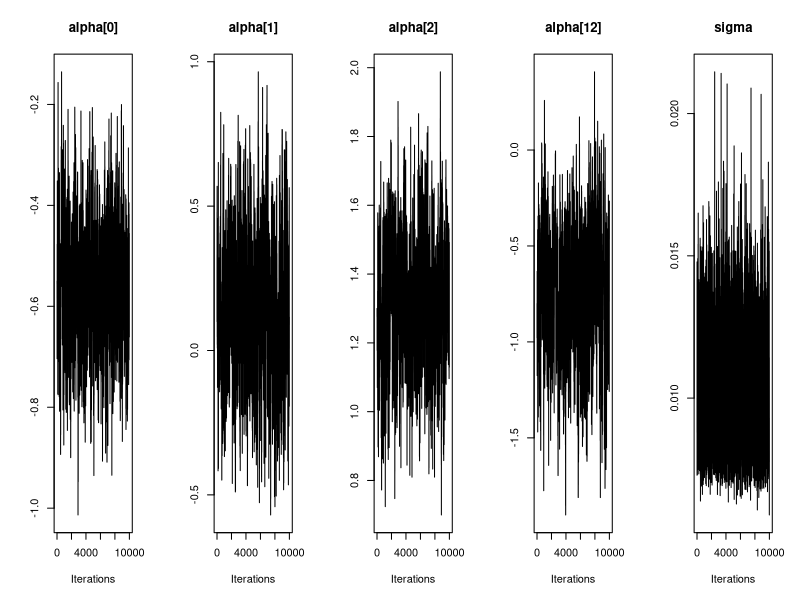
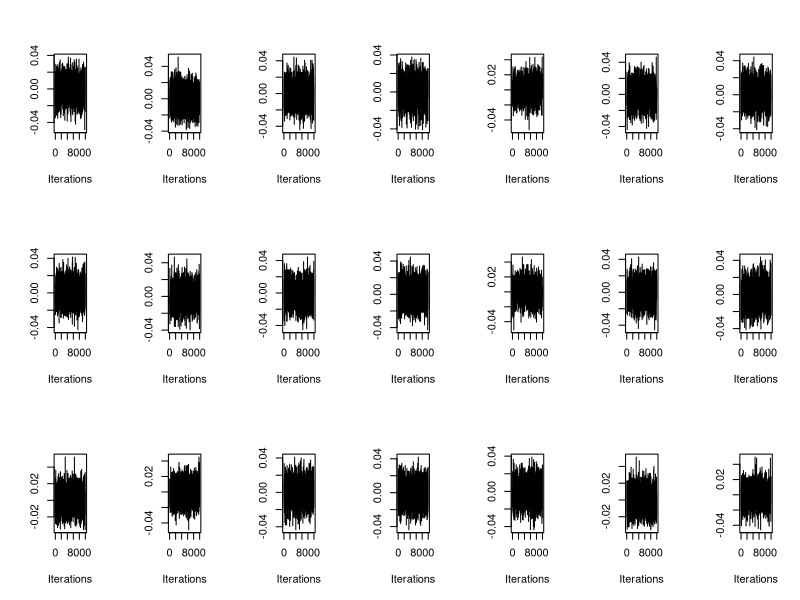
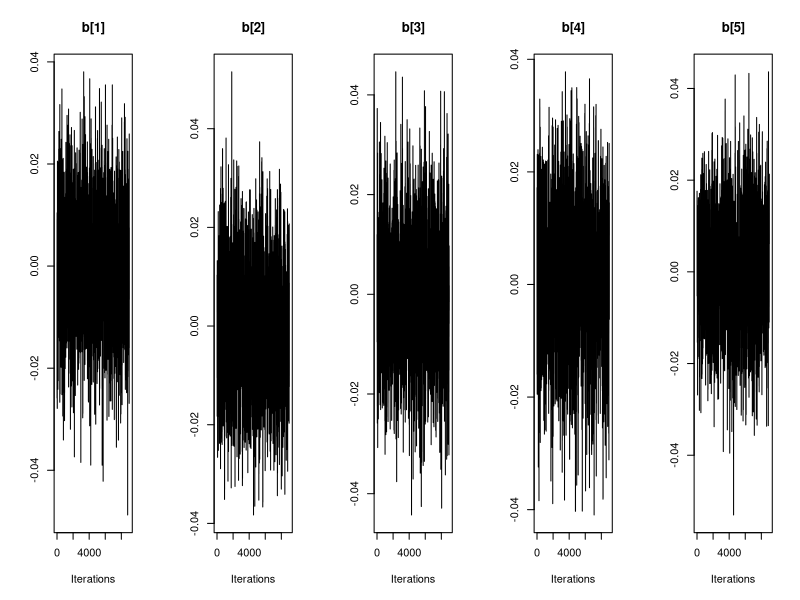
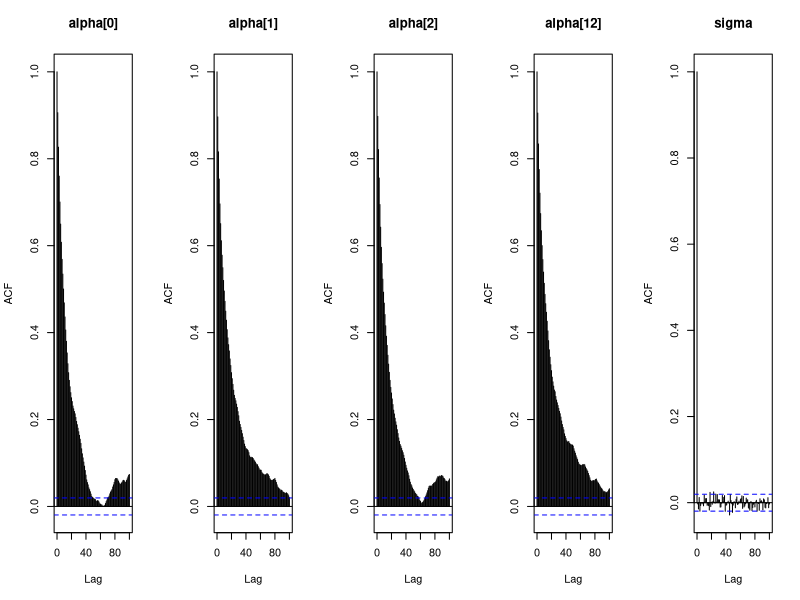
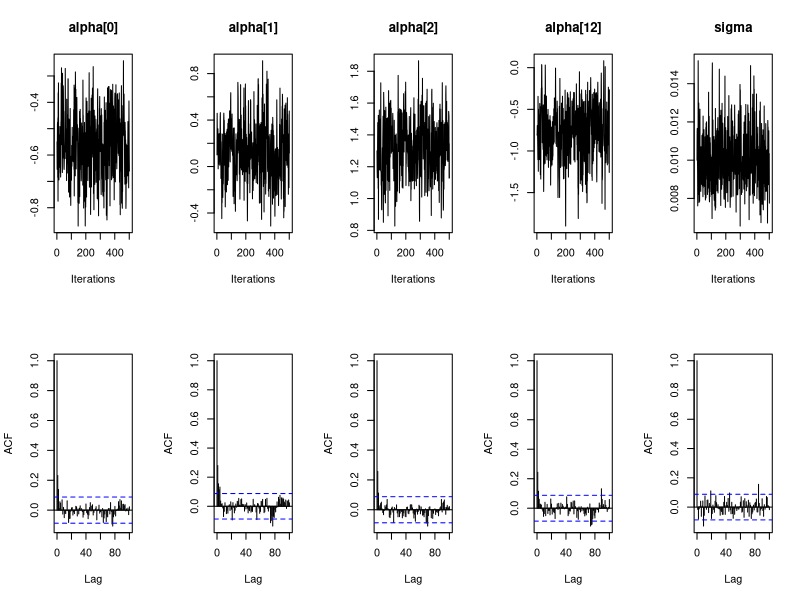
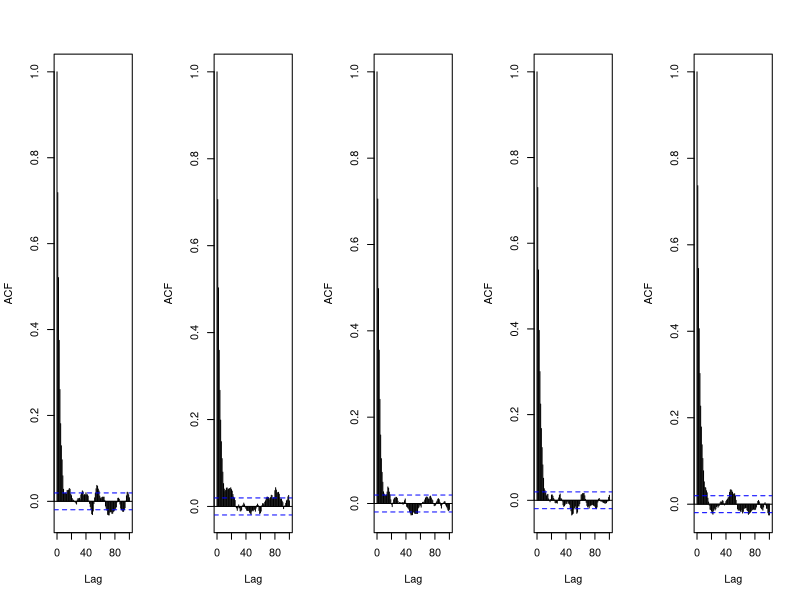
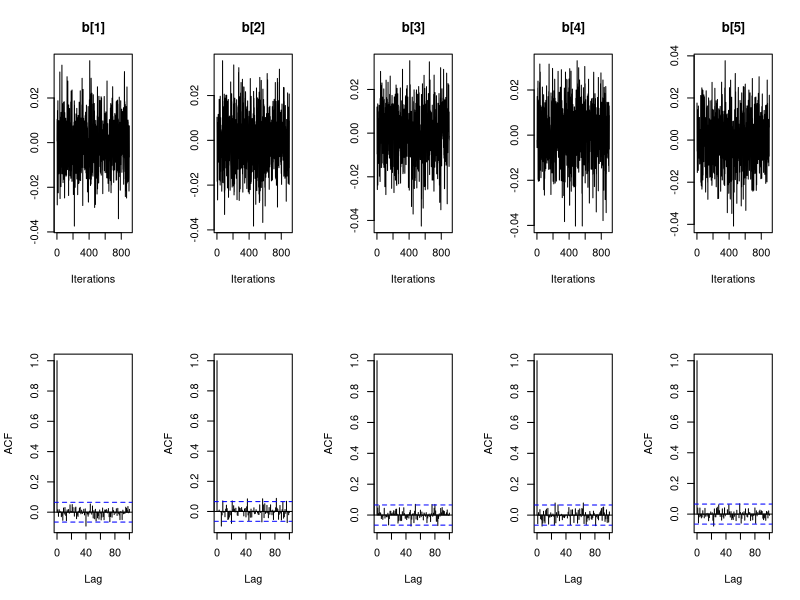

R code for these plots, in order:
Seeds = function(niter=10^4, init=c(-0.55,0.1,1.3,-0.8,10000), prop.sd=c(0.4,0.5,0.5,0.7), prop.sd_b=rep(0.05,21)){   #ajuster prop.sd pour approcher 25% de acc.rates
  
  I = 21
  r = c(10, 23, 23, 26, 17, 5, 53, 55, 32, 46, 10, 8, 10, 8, 23, 0, 3, 22, 15, 32, 3)
  n = c(39, 62, 81, 51, 39, 6, 74, 72, 51, 79, 13, 16, 30, 28, 45, 4, 12, 41, 30, 51, 7)
  x1 = c(0, 0, 0, 0, 0, 0, 0, 0, 0, 0, 0, 1, 1, 1, 1, 1, 1, 1, 1, 1, 1)
  x2 = c(0, 0, 0, 0, 0, 1, 1, 1, 1, 1, 1, 0, 0, 0, 0, 0, 1, 1, 1, 1, 1)
  sd = 1000
  shape = 10^-3
  rate = 10^-3
  b = c(0, 0, 0, 0, 0, 0, 0, 0, 0, 0, 0, 0, 0, 0, 0, 0, 0, 0, 0, 0, 0)  #à updater
  
  chain=matrix(NA, niter+1, 26)
  chain[1,1:5] = init
  chain[1,6:26] = b
  
  acc.rates = rep(0, 25)
  
  for (iter in 1:niter){
    current = chain[iter,]
    
    logit_bottom = current[1]+current[2]*x1+current[3]*x2+current[4]*x1*x2+current[6:26]
    
    #Mise à jour de alpha_0
    prop = rnorm(1, current[1], prop.sd[1])
    
    logit_top = prop+current[2]*x1+current[3]*x2+current[4]*x1*x2+current[6:26]
    top = sum(r*logit_top - n*log(1+exp(logit_top)) 
              - (prop^2+current[2]^2+current[3]^2+current[4]^2)/(2*sd^2))  
    bottom = sum(r*logit_bottom - n*log(1+exp(logit_bottom))
                 - (current[1]^2+current[2]^2+current[3]^2+current[4]^2)/(2*sd^2))
    acc.prob1 = exp(top - bottom)
    
    if (runif(1) < acc.prob1){
      current[1] = prop
      acc.rates[1] = acc.rates[1] + 1
    }
    
    #Mise à jour de alpha_1
    prop = rnorm(1, current[2], prop.sd[2])
    
    logit_top = current[1]+prop*x1+current[3]*x2+current[4]*x1*x2+current[6:26]
    top = sum(r*logit_top - n*log(1+exp(logit_top))
              - (current[1]^2+prop^2+current[3]^2+current[4]^2)/(2*sd^2))  
    bottom = sum(r*logit_bottom - n*log(1+exp(logit_bottom))
                 - (current[1]^2+current[2]^2+current[3]^2+current[4]^2)/(2*sd^2))
    acc.prob2 = exp(top - bottom)
    
    if (runif(1) < acc.prob2){
      current[2] = prop
      acc.rates[2] = acc.rates[2] + 1
    }
    
    #Mise à jour de alpha_2
    prop = rnorm(1, current[3], prop.sd[3])
    
    logit_top = current[1]+current[2]*x1+prop*x2+current[4]*x1*x2+current[6:26]
    top = sum(r*logit_top - n*log(1+exp(logit_top))
              - (current[1]^2+current[2]^2+prop^2+current[4]^2)/(2*sd^2))  
    bottom = sum(r*logit_bottom - n*log(1+exp(logit_bottom))
                 - (current[1]^2+current[2]^2+current[3]^2+current[4]^2)/(2*sd^2))
    acc.prob3 = exp(top - bottom)
    
    if (runif(1) < acc.prob3){
      current[3] = prop
      acc.rates[3] = acc.rates[3] + 1
    }
    
    #Mise à jour de alpha_12
    prop = rnorm(1, current[4], prop.sd[4])
    
    logit_top = current[1]+current[2]*x1+current[3]*x2+prop*x1*x2+current[6:26]
    top = sum(r*logit_top - n*log(1+exp(logit_top))
              - (current[1]^2+current[2]^2+current[3]^2+prop^2)/(2*sd^2))  
    bottom = sum(r*logit_bottom - n*log(1+exp(logit_bottom))
                 - (current[1]^2+current[2]^2+current[3]^2+current[4]^2)/(2*sd^2))
    acc.prob4 = exp(top - bottom)
    
    if (runif(1) < acc.prob4){
      current[4] = prop
      acc.rates[4] = acc.rates[4] + 1
    }
    
    #Mise à jour de tau
    current[5] = rgamma(1, shape=shape+I/2, rate=rate+sum(b^2)/2)
    
    #Mise à jour des b_i
    prop_b = NULL
    vec = current[6:26]
    
    for (i in 1:I){
      prop_b[i] = rnorm(1, current[i+5], prop.sd_b[i])
      vec[i] = prop_b[i]
      
      logit_top = current[1]+current[2]*x1+current[3]*x2+current[4]*x1*x2+vec
      top = -(prop_b[i]^2)/(2*(1/current[5])) + sum(r*logit_top - n*log(1+exp(logit_top)))
      bottom = -(current[i+5]^2)/(2*(1/current[5])) + sum(r*logit_bottom - n*log(1+exp(logit_bottom)))
      acc.prob = exp(top-bottom)
      
      if (runif(1) < acc.prob){
        current[i+5] = prop_b[i]
        acc.rates[i+4] = acc.rates[i+4] + 1
      }
    }
    
    #Mise à jour globale des chaînes
    chain[iter+1,] = current
  }
  
  chain[,5]=1/sqrt(chain[,5])
  
  return(list(chain=chain, acc.rates=acc.rates/niter))
}


#++++++++++++++++++++++++++++++++++++++++++++++++++++++++
#Etude
#++++++++++++++++++++++++++++++++++++++++++++++++++++++++

acc.rates = Seeds()$acc.rates
chain = Seeds()$chain

par(mfrow=c(1,5))
para = c("alpha[0]","alpha[1]","alpha[2]","alpha[12]","sigma")
for (i in 1:5){
  plot(chain[,i], type="l", xlab="Iterations", ylab="", main=para[i])
}

colMeans(chain)

acc.rates

par(mfrow=c(3,7))
for (i in 6:26){
  plot(chain[,i], type="l", xlab="Iterations", ylab="")
}

#Burning

chain_burn = chain[-(1:1000),]

par(mfrow=c(1,5))
para_b = c("b[1]","b[2]","b[3]","b[4]","b[5]")
for (i in 6:10){
  plot(chain_burn[,i], type="l", xlab="Iterations", ylab="", main=para_b[i-5])
}

#ACF & Elagage

par(mfrow=c(1,5))
for (i in 1:5){
  acf(chain[,i], lag.max=100, main=para[i])
}

chain_elag = chain[seq(1, nrow(chain), by = 20), 1:5]
par(mfrow=c(2,5))
for (i in 1:5){
  plot(chain_elag[,i], type="l", xlab="Iterations", ylab="", main=para[i])
}
for (i in 1:5){
  acf(chain_elag[,i], lag.max=100, main="")
}

colMeans(chain_elag)

par(mfrow=c(1,5))
for (i in 6:10){
  acf(chain[,i], lag.max=100, main=para_b[i])
}

chain_elag_b = chain_burn[seq(1, nrow(chain_burn), by = 10), 6:10]
par(mfrow=c(2,5))
for (i in 6:10){
  plot(chain_elag_b[,i-5], type="l", xlab="Iterations", ylab="", main=para_b[i-5])
}
for (i in 6:10){
  acf(chain_elag_b[,i-5], lag.max=100, main="")
}
